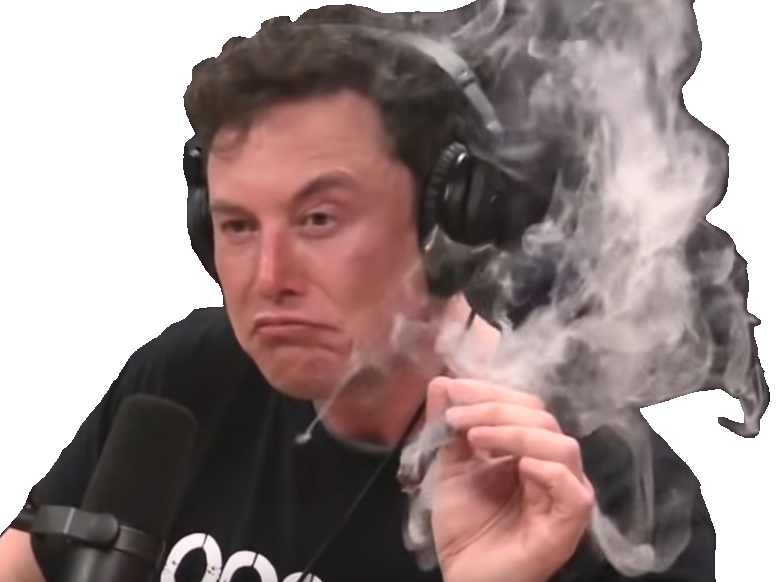
#> input picture module03/ex03/image.png, 776 x 582 px
$ python ScrapBooker.py
#> lines starting #> are read from the running program, lines starting #| are printed output that depends on the picture
### module03/ex01/ImageProcessor.py
import matplotlib.pyplot as plt
from PIL import Image
import numpy as np


class ImageProcessor:

    def __init__(self):
        pass

    def load(self, path: str):
        """ Returns an array with the RGB values of the image pixels."""
#> called with path = 'image.png'

        if not isinstance(path, str):
            raise ValueError(f"Invalid argument type expected str got={type(path)}")
        im = Image.open(path)
#> im is the input picture: PIL image 776x582 RGBA; mean R, G, B, A 155.5, 138.1, 136.9, 187.5
        width, height = im.size  # get the dimensions of the image.
#> width = 776; height = 582
        pixels_array = np.array(im)  # Make a Numpy array
        print("Loading image of dimensions {} x {}".format(width, height))
#| Loading image of dimensions 776 x 582
        return pixels_array

    def display(self, array):
        """ Takes a NumPy array as an argument and displays the corresponding RGB image. """
        a11 = array.reshape(array.shape)
        plt.imshow(a11)
        # plt.colorbar() # This would show up a color bar on the right hand side of the image
        plt.show()


# [4 lines that do not run on import are left out]
    # print(arr)

### module03/ex03/ScrapBooker.py
import numpy as np
from module03.ex01.ImageProcessor import ImageProcessor


class ScrapBooker:
    """ This the class representation of ScrapBooker class. the class has a bunch of methods
    that takes a NumPy array and return a new modified one."""

    def __init__(self):
        pass

    def crop(self, array: type(np.array), dimensions: tuple, position=(0, 0)):
        """ Crops the image as a rectangle with the given dimensions. """
        if array.shape < dimensions:
            print("dimensions cannot be larger than the current image size.")
            return
        p1, p2 = position
        x, y = dimensions
        array = array[p1:x, p2:y]
        return array

    def thin(self, array: type(np.array), n: int, axis: int):
        """ deletes every n-th pixel row along the specified axis. """

        lst = []
        if not axis:
            for arr in array:
                for i in range(n - 1, len(arr), n - 1):
                    if i >= len(arr):
                        break
                    tmp = np.delete(arr, i)
                    arr = tmp
                lst.append(arr)
            return np.array(lst)
        else:
            for i in range(n - 1, array.shape[0], n - 1):
                if i >= array.shape[0]:
                    break
                array = np.delete(array, i, 0)
            return array

    def juxtapose(self, array, n, axis):
        """ juxtaposes n copies of the image along the specified axis (0 vertical, 1 horizontal). """
#> called with n = 2, axis = 1
        if not axis:
            for i in range(0, n):
                array = np.concatenate((array, array), axis=axis)
            return array

        else:
            tmp = array
            for i in range(0, n):
                array = np.concatenate((array, tmp), axis=axis)
#> this loop made 2 passes
#> pass 1, in juxtapose, `array = np.concatenate((array, tmp), axis=axis)`:
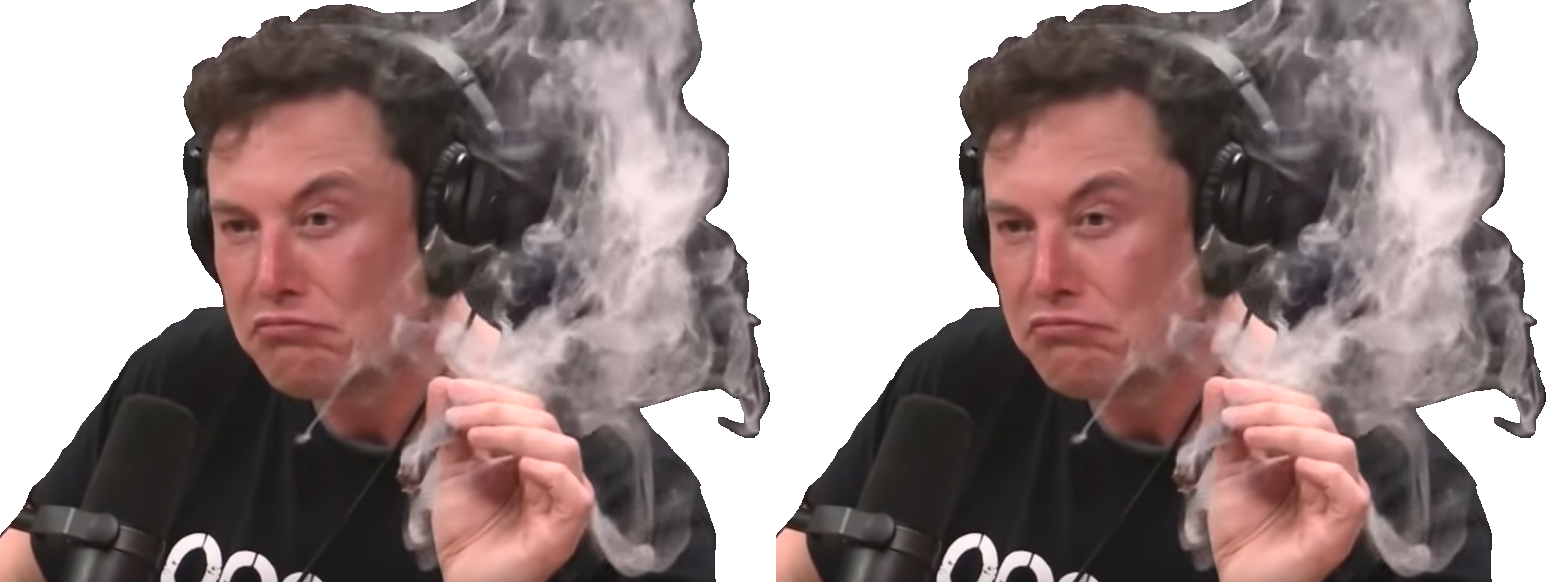
#> array: shape (582, 1552, 4); mean R, G, B, A 155.5, 138.1, 136.9, 187.5; transparent parts drawn white
#> pass 2, in juxtapose, `array = np.concatenate((array, tmp), axis=axis)`:
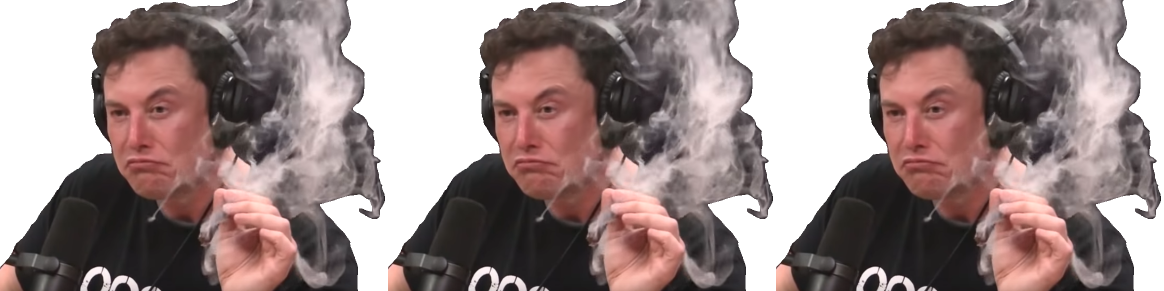
#> array: shape (582, 2328, 4) (shown at 1/2 size); mean R, G, B, A 155.5, 138.1, 136.9, 187.5; transparent parts drawn white
            return array


if __name__ == '__main__':
    sb = ScrapBooker()
    ip = ImageProcessor()
    arr = ip.load("image.png")
    arr = sb.juxtapose(arr, 2, 1)
    ip.display(arr)
    M = np.array([
        [1, 2, 3, 4, 5, 6, 7, 8, 9, 10, 11, 12],
        [1, 2, 3, 4, 5, 6, 7, 8, 9, 10, 11, 12],
        [1, 2, 3, 4, 5, 6, 7, 8, 9, 10, 11, 12],
        [1, 2, 3, 4, 5, 6, 7, 8, 9, 10, 11, 12],
        [1, 2, 3, 4, 5, 6, 7, 8, 9, 10, 11, 12],
        [1, 2, 3, 4, 5, 6, 7, 8, 9, 10, 11, 12],
    ])
    # print(sb.crop(array=M, dimensions=(10, 3), position=(1, 1)))
    # print(sb.thin(M, 3, 0))
    # print("-----------------------------------------")

    N = np.array([["AAAAAAAAAAAA"],
                  ["BBBBBBBBBBBB"],
                  ["CCCCCCCCCCCC"],
                  ["DDDDDDDDDDDD"],
                  ["EEEEEEEEEEEE"],
                  ["FFFFFFFFFFFF"],
                  ["GGGGGGGGGGGG"],
                  ["HHHHHHHHHHHH"],
                  ["IIIIIIIIIIII"],
                  ["JJJJJJJJJJJJ"],
                  ["KKKKKKKKKKKK"],
                  ["LLLLLLLLLLLL"]
                  ])
    # print(sb.thin(N, 4, 1))

$ run again, with module03/ex03/ppp.png copied over module03/ex03/image.png
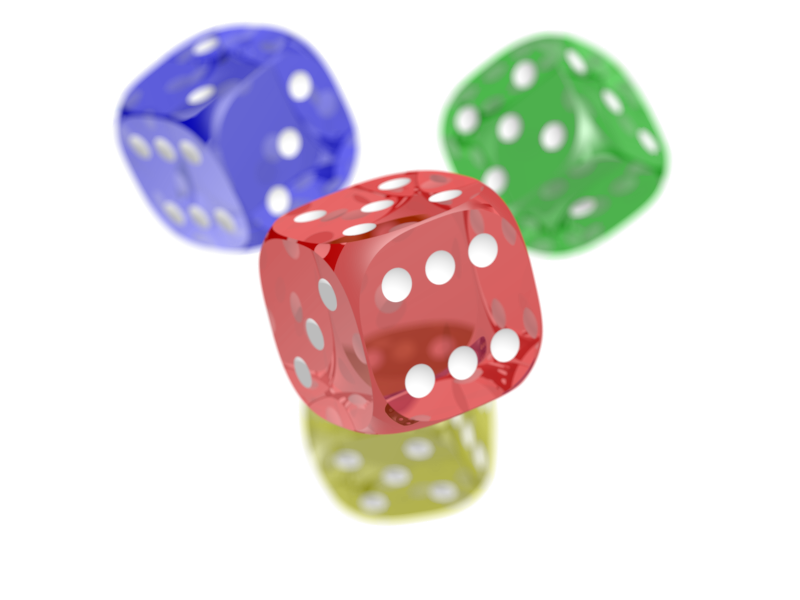
#> input picture module03/ex03/ppp.png, 800 x 600 px
#> in load, im is the input picture: PIL image 800x600 RGBA; mean R, G, B, A 46, 40, 38.3, 67.9
#| Loading image of dimensions 800 x 600
#> the loop in juxtapose, `for i in range(0, n):` made 2 passes
#> pass 1, in juxtapose, `array = np.concatenate((array, tmp), axis=axis)`:
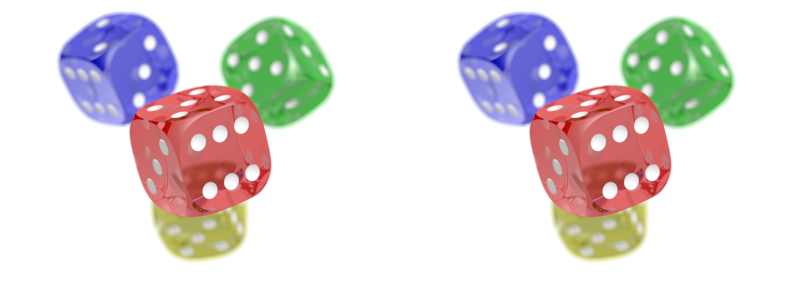
#> array: shape (600, 1600, 4) (shown at 1/2 size); mean R, G, B, A 46, 40, 38.3, 67.9; transparent parts drawn white
#> pass 2, in juxtapose, `array = np.concatenate((array, tmp), axis=axis)`:
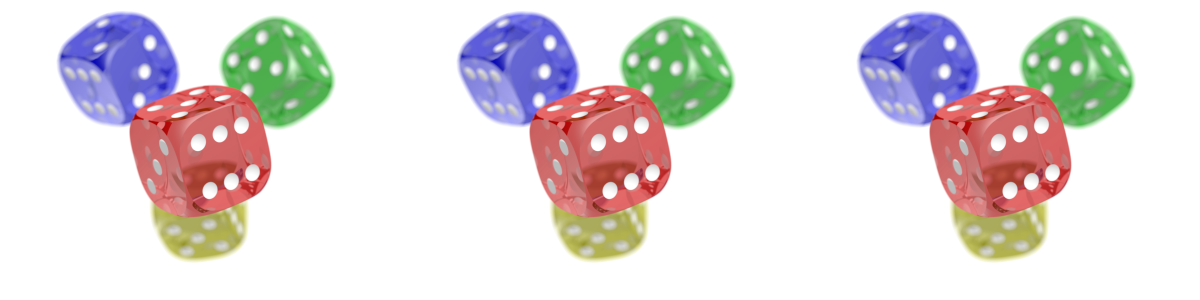
#> array: shape (600, 2400, 4) (shown at 1/2 size); mean R, G, B, A 46, 40, 38.3, 67.9; transparent parts drawn white
